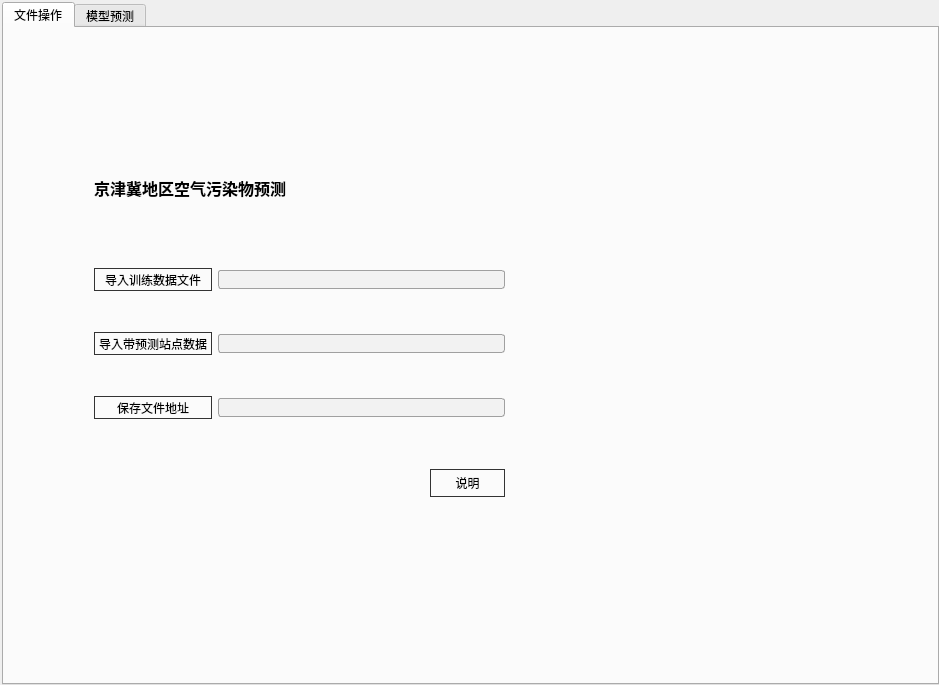
<?xml version="1.0" encoding="UTF-8"?>
<ui version="4.0">
 <class>Form</class>
 <widget class="QWidget" name="Form">
  <property name="geometry">
   <rect>
    <x>0</x>
    <y>0</y>
    <width>939</width>
    <height>685</height>
   </rect>
  </property>
  <property name="windowTitle">
   <string>Form</string>
  </property>
  <layout class="QVBoxLayout" name="verticalLayout_12">
   <property name="leftMargin">
    <number>2</number>
   </property>
   <property name="topMargin">
    <number>2</number>
   </property>
   <property name="rightMargin">
    <number>0</number>
   </property>
   <property name="bottomMargin">
    <number>0</number>
   </property>
   <item>
    <widget class="QTabWidget" name="tabWidget">
     <property name="enabled">
      <bool>true</bool>
     </property>
     <property name="styleSheet">
      <string notr="true">QTabBar::tab {min-width:100px;color: grey;border: 1px solid;border-top-left-radius: 10px;border-top-right-radius: 10px;padding:5px;
}	
QTabBar::tab:!selected {margin-top: 1px;} 
QTabBar::tab:selected {color: black;};

</string>
     </property>
     <property name="tabPosition">
      <enum>QTabWidget::North</enum>
     </property>
     <property name="tabShape">
      <enum>QTabWidget::Rounded</enum>
     </property>
     <property name="currentIndex">
      <number>0</number>
     </property>
     <property name="documentMode">
      <bool>false</bool>
     </property>
     <property name="tabsClosable">
      <bool>false</bool>
     </property>
     <property name="movable">
      <bool>false</bool>
     </property>
     <property name="tabBarAutoHide">
      <bool>false</bool>
     </property>
     <widget class="QWidget" name="tab_5">
      <attribute name="title">
       <string>文件操作</string>
      </attribute>
      <widget class="QLabel" name="label_2">
       <property name="geometry">
        <rect>
         <x>180</x>
         <y>290</y>
         <width>54</width>
         <height>12</height>
        </rect>
       </property>
       <property name="text">
        <string/>
       </property>
      </widget>
      <widget class="QLabel" name="label">
       <property name="geometry">
        <rect>
         <x>280</x>
         <y>120</y>
         <width>54</width>
         <height>12</height>
        </rect>
       </property>
       <property name="text">
        <string/>
       </property>
      </widget>
      <widget class="QWidget" name="layoutWidget">
       <property name="geometry">
        <rect>
         <x>90</x>
         <y>240</y>
         <width>411</width>
         <height>151</height>
        </rect>
       </property>
       <layout class="QGridLayout" name="gridLayout">
        <item row="0" column="0">
         <widget class="QPushButton" name="pushButton_6">
          <property name="styleSheet">
           <string notr="true">QPushButton {
border: 1px solid #333333;
padding: 4px;
min-width: 65px;
min-height: 12px;
}

QPushButton:hover {
background-color: #333333;
border-color: #444444;
}

QPushButton:pressed {
background-color: #111111;
border-color: #333333;
color: white;
}

QPushButton:disabled {
color: #333333;
}</string>
          </property>
          <property name="text">
           <string>导入训练数据文件</string>
          </property>
         </widget>
        </item>
        <item row="0" column="1">
         <widget class="QLineEdit" name="lineEdit_5">
          <property name="styleSheet">
           <string notr="true">QLineEdit {
	border: 1px solid #A0A0A0; /* 边框宽度为1px，颜色为#A0A0A0 */
	border-radius: 3px; /* 边框圆角 */
	padding-left: 5px; /* 文本距离左边界有5px */
	background-color: #F2F2F2; /* 背景颜色 */
	color: #A0A0A0; /* 文本颜色 */
	selection-background-color: #A0A0A0; /* 选中文本的背景颜色 */
	selection-color: #F2F2F2; /* 选中文本的颜色 */
	font-family: &quot;Microsoft YaHei&quot;; /* 文本字体族 */
	font-size: 10pt; /* 文本字体大小 */
}

QLineEdit:hover { /* 鼠标悬浮在QLineEdit时的状态 */
	border: 1px solid #298DFF;
	border-radius: 3px;
	background-color: #F2F2F2;
	color: #298DFF;
	selection-background-color: #298DFF;
	selection-color: #F2F2F2;
}</string>
          </property>
         </widget>
        </item>
        <item row="1" column="0">
         <spacer name="verticalSpacer_4">
          <property name="orientation">
           <enum>Qt::Vertical</enum>
          </property>
          <property name="sizeHint" stdset="0">
           <size>
            <width>20</width>
            <height>40</height>
           </size>
          </property>
         </spacer>
        </item>
        <item row="1" column="1">
         <spacer name="verticalSpacer_6">
          <property name="orientation">
           <enum>Qt::Vertical</enum>
          </property>
          <property name="sizeHint" stdset="0">
           <size>
            <width>20</width>
            <height>40</height>
           </size>
          </property>
         </spacer>
        </item>
        <item row="2" column="0">
         <widget class="QPushButton" name="pushButton_7">
          <property name="styleSheet">
           <string notr="true">QPushButton {
border: 1px solid #333333;
padding: 4px;
min-width: 65px;
min-height: 12px;
}

QPushButton:hover {
background-color: #333333;
border-color: #444444;
}

QPushButton:pressed {
background-color: #111111;
border-color: #333333;
color: white;
}

QPushButton:disabled {
color: #333333;
}</string>
          </property>
          <property name="text">
           <string>导入带预测站点数据</string>
          </property>
         </widget>
        </item>
        <item row="2" column="1">
         <widget class="QLineEdit" name="lineEdit_6">
          <property name="styleSheet">
           <string notr="true">QLineEdit {
	border: 1px solid #A0A0A0; /* 边框宽度为1px，颜色为#A0A0A0 */
	border-radius: 3px; /* 边框圆角 */
	padding-left: 5px; /* 文本距离左边界有5px */
	background-color: #F2F2F2; /* 背景颜色 */
	color: #A0A0A0; /* 文本颜色 */
	selection-background-color: #A0A0A0; /* 选中文本的背景颜色 */
	selection-color: #F2F2F2; /* 选中文本的颜色 */
	font-family: &quot;Microsoft YaHei&quot;; /* 文本字体族 */
	font-size: 10pt; /* 文本字体大小 */
}

QLineEdit:hover { /* 鼠标悬浮在QLineEdit时的状态 */
	border: 1px solid #298DFF;
	border-radius: 3px;
	background-color: #F2F2F2;
	color: #298DFF;
	selection-background-color: #298DFF;
	selection-color: #F2F2F2;
}</string>
          </property>
         </widget>
        </item>
        <item row="3" column="0">
         <spacer name="verticalSpacer_5">
          <property name="orientation">
           <enum>Qt::Vertical</enum>
          </property>
          <property name="sizeHint" stdset="0">
           <size>
            <width>20</width>
            <height>40</height>
           </size>
          </property>
         </spacer>
        </item>
        <item row="3" column="1">
         <spacer name="verticalSpacer_7">
          <property name="orientation">
           <enum>Qt::Vertical</enum>
          </property>
          <property name="sizeHint" stdset="0">
           <size>
            <width>20</width>
            <height>40</height>
           </size>
          </property>
         </spacer>
        </item>
        <item row="4" column="0">
         <widget class="QPushButton" name="pushButton_8">
          <property name="styleSheet">
           <string notr="true">QPushButton {
border: 1px solid #333333;
padding: 4px;
min-width: 65px;
min-height: 12px;
}

QPushButton:hover {
background-color: #333333;
border-color: #444444;
}

QPushButton:pressed {
background-color: #111111;
border-color: #333333;
color: white;
}

QPushButton:disabled {
color: #333333;
}</string>
          </property>
          <property name="text">
           <string>保存文件地址</string>
          </property>
         </widget>
        </item>
        <item row="4" column="1">
         <widget class="QLineEdit" name="lineEdit_7">
          <property name="styleSheet">
           <string notr="true">QLineEdit {
	border: 1px solid #A0A0A0; /* 边框宽度为1px，颜色为#A0A0A0 */
	border-radius: 3px; /* 边框圆角 */
	padding-left: 5px; /* 文本距离左边界有5px */
	background-color: #F2F2F2; /* 背景颜色 */
	color: #A0A0A0; /* 文本颜色 */
	selection-background-color: #A0A0A0; /* 选中文本的背景颜色 */
	selection-color: #F2F2F2; /* 选中文本的颜色 */
	font-family: &quot;Microsoft YaHei&quot;; /* 文本字体族 */
	font-size: 10pt; /* 文本字体大小 */
}

QLineEdit:hover { /* 鼠标悬浮在QLineEdit时的状态 */
	border: 1px solid #298DFF;
	border-radius: 3px;
	background-color: #F2F2F2;
	color: #298DFF;
	selection-background-color: #298DFF;
	selection-color: #F2F2F2;
}</string>
          </property>
         </widget>
        </item>
       </layout>
      </widget>
      <widget class="QWidget" name="layoutWidget">
       <property name="geometry">
        <rect>
         <x>90</x>
         <y>440</y>
         <width>411</width>
         <height>31</height>
        </rect>
       </property>
       <layout class="QHBoxLayout" name="horizontalLayout">
        <item>
         <spacer name="horizontalSpacer_4">
          <property name="orientation">
           <enum>Qt::Horizontal</enum>
          </property>
          <property name="sizeHint" stdset="0">
           <size>
            <width>308</width>
            <height>19</height>
           </size>
          </property>
         </spacer>
        </item>
        <item>
         <widget class="QPushButton" name="pushButton_3">
          <property name="styleSheet">
           <string notr="true">QPushButton {
border: 1px solid #333333;
padding: 4px;
min-width: 65px;
min-height: 12px;
}

QPushButton:hover {
background-color: #333333;
border-color: #444444;
}

QPushButton:pressed {
background-color: #111111;
border-color: #333333;
color: white;
}

QPushButton:disabled {
color: #333333;
}</string>
          </property>
          <property name="text">
           <string>说明</string>
          </property>
         </widget>
        </item>
       </layout>
      </widget>
      <widget class="QLabel" name="label_3">
       <property name="geometry">
        <rect>
         <x>610</x>
         <y>140</y>
         <width>291</width>
         <height>331</height>
        </rect>
       </property>
       <property name="styleSheet">
        <string notr="true">image: url(:/class/p1.jpg);</string>
       </property>
       <property name="text">
        <string/>
       </property>
      </widget>
      <widget class="QLabel" name="label_4">
       <property name="geometry">
        <rect>
         <x>90</x>
         <y>140</y>
         <width>431</width>
         <height>41</height>
        </rect>
       </property>
       <property name="text">
        <string>&lt;html&gt;&lt;head/&gt;&lt;body&gt;&lt;p&gt;&lt;span style=&quot; font-size:12pt; font-weight:600;&quot;&gt;京津冀地区空气污染物预测&lt;/span&gt;&lt;/p&gt;&lt;/body&gt;&lt;/html&gt;</string>
       </property>
      </widget>
     </widget>
     <widget class="QWidget" name="tab">
      <property name="autoFillBackground">
       <bool>false</bool>
      </property>
      <attribute name="title">
       <string>模型预测</string>
      </attribute>
      <layout class="QVBoxLayout" name="verticalLayout_5">
       <property name="spacing">
        <number>6</number>
       </property>
       <property name="leftMargin">
        <number>1</number>
       </property>
       <property name="topMargin">
        <number>0</number>
       </property>
       <property name="rightMargin">
        <number>0</number>
       </property>
       <property name="bottomMargin">
        <number>0</number>
       </property>
       <item>
        <layout class="QHBoxLayout" name="horizontalLayout_4" stretch="3,0,8">
         <property name="spacing">
          <number>4</number>
         </property>
         <property name="leftMargin">
          <number>1</number>
         </property>
         <property name="topMargin">
          <number>9</number>
         </property>
         <property name="rightMargin">
          <number>0</number>
         </property>
         <property name="bottomMargin">
          <number>1</number>
         </property>
         <item>
          <layout class="QVBoxLayout" name="verticalLayout_4" stretch="3,0,0,1,10">
           <property name="sizeConstraint">
            <enum>QLayout::SetDefaultConstraint</enum>
           </property>
           <item>
            <layout class="QVBoxLayout" name="verticalLayout_3">
             <item>
              <layout class="QVBoxLayout" name="verticalLayout">
               <item>
                <spacer name="verticalSpacer">
                 <property name="orientation">
                  <enum>Qt::Vertical</enum>
                 </property>
                 <property name="sizeHint" stdset="0">
                  <size>
                   <width>20</width>
                   <height>40</height>
                  </size>
                 </property>
                </spacer>
               </item>
               <item>
                <spacer name="verticalSpacer_2">
                 <property name="orientation">
                  <enum>Qt::Vertical</enum>
                 </property>
                 <property name="sizeHint" stdset="0">
                  <size>
                   <width>20</width>
                   <height>40</height>
                  </size>
                 </property>
                </spacer>
               </item>
              </layout>
             </item>
             <item>
              <layout class="QHBoxLayout" name="horizontalLayout_2">
               <property name="spacing">
                <number>2</number>
               </property>
               <property name="leftMargin">
                <number>1</number>
               </property>
               <property name="topMargin">
                <number>12</number>
               </property>
               <property name="rightMargin">
                <number>0</number>
               </property>
               <property name="bottomMargin">
                <number>0</number>
               </property>
               <item>
                <widget class="QPushButton" name="pushButton">
                 <property name="enabled">
                  <bool>true</bool>
                 </property>
                 <property name="sizePolicy">
                  <sizepolicy hsizetype="Fixed" vsizetype="Fixed">
                   <horstretch>0</horstretch>
                   <verstretch>16</verstretch>
                  </sizepolicy>
                 </property>
                 <property name="maximumSize">
                  <size>
                   <width>16777212</width>
                   <height>16777215</height>
                  </size>
                 </property>
                 <property name="baseSize">
                  <size>
                   <width>0</width>
                   <height>0</height>
                  </size>
                 </property>
                 <property name="font">
                  <font>
                   <weight>50</weight>
                   <bold>false</bold>
                  </font>
                 </property>
                 <property name="mouseTracking">
                  <bool>false</bool>
                 </property>
                 <property name="tabletTracking">
                  <bool>false</bool>
                 </property>
                 <property name="acceptDrops">
                  <bool>false</bool>
                 </property>
                 <property name="styleSheet">
                  <string notr="true">QPushButton {
border: 1px solid #333333;
padding: 4px;
min-width: 65px;
min-height: 12px;
}

QPushButton:hover {
background-color: #333333;
border-color: #444444;
}

QPushButton:pressed {
background-color: #111111;
border-color: #333333;
color: white;
}

QPushButton:disabled {
color: #333333;
}</string>
                 </property>
                 <property name="text">
                  <string>PM2.5</string>
                 </property>
                 <property name="autoDefault">
                  <bool>false</bool>
                 </property>
                 <property name="default">
                  <bool>false</bool>
                 </property>
                 <property name="flat">
                  <bool>false</bool>
                 </property>
                </widget>
               </item>
               <item>
                <spacer name="horizontalSpacer">
                 <property name="orientation">
                  <enum>Qt::Horizontal</enum>
                 </property>
                 <property name="sizeHint" stdset="0">
                  <size>
                   <width>40</width>
                   <height>20</height>
                  </size>
                 </property>
                </spacer>
               </item>
               <item>
                <widget class="QPushButton" name="pushButton_4">
                 <property name="styleSheet">
                  <string notr="true">QPushButton {
border: 1px solid #333333;
padding: 4px;
min-width: 65px;
min-height: 12px;
}

QPushButton:hover {
background-color: #333333;
border-color: #444444;
}

QPushButton:pressed {
background-color: #111111;
border-color: #333333;
color: white;
}

QPushButton:disabled {
color: #333333;
}</string>
                 </property>
                 <property name="text">
                  <string>PM10</string>
                 </property>
                </widget>
               </item>
               <item>
                <spacer name="horizontalSpacer_3">
                 <property name="orientation">
                  <enum>Qt::Horizontal</enum>
                 </property>
                 <property name="sizeHint" stdset="0">
                  <size>
                   <width>40</width>
                   <height>20</height>
                  </size>
                 </property>
                </spacer>
               </item>
               <item>
                <widget class="QPushButton" name="pushButton_2">
                 <property name="sizePolicy">
                  <sizepolicy hsizetype="Fixed" vsizetype="Fixed">
                   <horstretch>0</horstretch>
                   <verstretch>0</verstretch>
                  </sizepolicy>
                 </property>
                 <property name="styleSheet">
                  <string notr="true">QPushButton {
border: 1px solid #333333;
padding: 4px;
min-width: 65px;
min-height: 12px;
}

QPushButton:hover {
background-color: #333333;
border-color: #444444;
}

QPushButton:pressed {
background-color: #111111;
border-color: #333333;
color: white;
}

QPushButton:disabled {
color: #333333;
}</string>
                 </property>
                 <property name="text">
                  <string>生成地图</string>
                 </property>
                </widget>
               </item>
              </layout>
             </item>
            </layout>
           </item>
           <item>
            <spacer name="verticalSpacer_8">
             <property name="orientation">
              <enum>Qt::Vertical</enum>
             </property>
             <property name="sizeHint" stdset="0">
              <size>
               <width>20</width>
               <height>40</height>
              </size>
             </property>
            </spacer>
           </item>
           <item>
            <widget class="Line" name="line_2">
             <property name="orientation">
              <enum>Qt::Horizontal</enum>
             </property>
            </widget>
           </item>
           <item>
            <spacer name="verticalSpacer_3">
             <property name="orientation">
              <enum>Qt::Vertical</enum>
             </property>
             <property name="sizeHint" stdset="0">
              <size>
               <width>20</width>
               <height>40</height>
              </size>
             </property>
            </spacer>
           </item>
           <item>
            <layout class="QVBoxLayout" name="verticalLayout_2">
             <property name="spacing">
              <number>0</number>
             </property>
             <item>
              <layout class="QHBoxLayout" name="horizontalLayout_3" stretch="1,2">
               <property name="spacing">
                <number>0</number>
               </property>
               <item>
                <widget class="QLineEdit" name="lineEdit_2">
                 <property name="enabled">
                  <bool>false</bool>
                 </property>
                 <property name="sizePolicy">
                  <sizepolicy hsizetype="Fixed" vsizetype="Fixed">
                   <horstretch>0</horstretch>
                   <verstretch>0</verstretch>
                  </sizepolicy>
                 </property>
                 <property name="font">
                  <font>
                   <weight>50</weight>
                   <bold>false</bold>
                  </font>
                 </property>
                 <property name="tabletTracking">
                  <bool>false</bool>
                 </property>
                 <property name="autoFillBackground">
                  <bool>false</bool>
                 </property>
                 <property name="styleSheet">
                  <string notr="true"/>
                 </property>
                 <property name="inputMethodHints">
                  <set>Qt::ImhNone</set>
                 </property>
                 <property name="text">
                  <string>显示预测结果</string>
                 </property>
                 <property name="dragEnabled">
                  <bool>false</bool>
                 </property>
                 <property name="readOnly">
                  <bool>false</bool>
                 </property>
                 <property name="clearButtonEnabled">
                  <bool>false</bool>
                 </property>
                </widget>
               </item>
               <item>
                <spacer name="horizontalSpacer_2">
                 <property name="orientation">
                  <enum>Qt::Horizontal</enum>
                 </property>
                 <property name="sizeHint" stdset="0">
                  <size>
                   <width>40</width>
                   <height>20</height>
                  </size>
                 </property>
                </spacer>
               </item>
              </layout>
             </item>
             <item>
              <widget class="QTextBrowser" name="textBrowser"/>
             </item>
            </layout>
           </item>
          </layout>
         </item>
         <item>
          <widget class="Line" name="line">
           <property name="orientation">
            <enum>Qt::Vertical</enum>
           </property>
          </widget>
         </item>
         <item>
          <widget class="QTabWidget" name="tabWidget_2">
           <property name="currentIndex">
            <number>0</number>
           </property>
           <widget class="QmyFigureCanvas" name="tab_3">
            <attribute name="title">
             <string>柱状图</string>
            </attribute>
           </widget>
           <widget class="QmyFigureCanvas" name="tab_4">
            <attribute name="title">
             <string>气泡图</string>
            </attribute>
           </widget>
           <widget class="QmyFigureCanvas" name="tab_6">
            <attribute name="title">
             <string>与camq对比</string>
            </attribute>
           </widget>
          </widget>
         </item>
        </layout>
       </item>
      </layout>
     </widget>
    </widget>
   </item>
  </layout>
 </widget>
 <customwidgets>
  <customwidget>
   <class>QmyFigureCanvas</class>
   <extends>QWidget</extends>
   <header location="global">myFigureCanvas</header>
   <container>1</container>
  </customwidget>
 </customwidgets>
 <resources>
  <include location="image.qrc"/>
 </resources>
 <connections/>
</ui>
